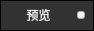
<?xml version="1.0" encoding="UTF-8"?>
<ui version="4.0">
 <class>supTabWidget</class>
 <widget class="QWidget" name="supTabWidget">
  <property name="geometry">
   <rect>
    <x>0</x>
    <y>0</y>
    <width>94</width>
    <height>31</height>
   </rect>
  </property>
  <property name="windowTitle">
   <string>Form</string>
  </property>
  <property name="styleSheet">
   <string notr="true">#label{
    font:12px &quot;微软雅黑&quot;;
}</string>
  </property>
  <layout class="QHBoxLayout" name="horizontalLayout_2">
   <property name="spacing">
    <number>0</number>
   </property>
   <property name="leftMargin">
    <number>0</number>
   </property>
   <property name="topMargin">
    <number>0</number>
   </property>
   <property name="rightMargin">
    <number>0</number>
   </property>
   <property name="bottomMargin">
    <number>0</number>
   </property>
   <item>
    <widget class="QWidget" name="widget" native="true">
     <property name="styleSheet">
      <string notr="true">#widget{
background:#323232;
border:1px solid #000000;
}</string>
     </property>
     <layout class="QHBoxLayout" name="horizontalLayout">
      <property name="spacing">
       <number>0</number>
      </property>
      <property name="leftMargin">
       <number>0</number>
      </property>
      <property name="topMargin">
       <number>0</number>
      </property>
      <property name="rightMargin">
       <number>9</number>
      </property>
      <property name="bottomMargin">
       <number>0</number>
      </property>
      <item>
       <widget class="QLabel" name="label">
        <property name="minimumSize">
         <size>
          <width>24</width>
          <height>14</height>
         </size>
        </property>
        <property name="maximumSize">
         <size>
          <width>16777215</width>
          <height>14</height>
         </size>
        </property>
        <property name="styleSheet">
         <string notr="true">font-family:&quot;微软雅黑&quot;;
font-size:12px;
color:#eeeeee;
text-align:left;</string>
        </property>
        <property name="text">
         <string>预览</string>
        </property>
        <property name="alignment">
         <set>Qt::AlignCenter</set>
        </property>
       </widget>
      </item>
      <item>
       <widget class="QPushButton" name="closeBtn">
        <property name="minimumSize">
         <size>
          <width>8</width>
          <height>8</height>
         </size>
        </property>
        <property name="maximumSize">
         <size>
          <width>8</width>
          <height>8</height>
         </size>
        </property>
        <property name="styleSheet">
         <string notr="true">#closeBtn{
border-image:url(:/image/image/popupx.png);
}
#closeBtn:pressed{
margin:1px;
}</string>
        </property>
        <property name="text">
         <string/>
        </property>
       </widget>
      </item>
     </layout>
    </widget>
   </item>
  </layout>
 </widget>
 <resources/>
 <connections/>
</ui>
